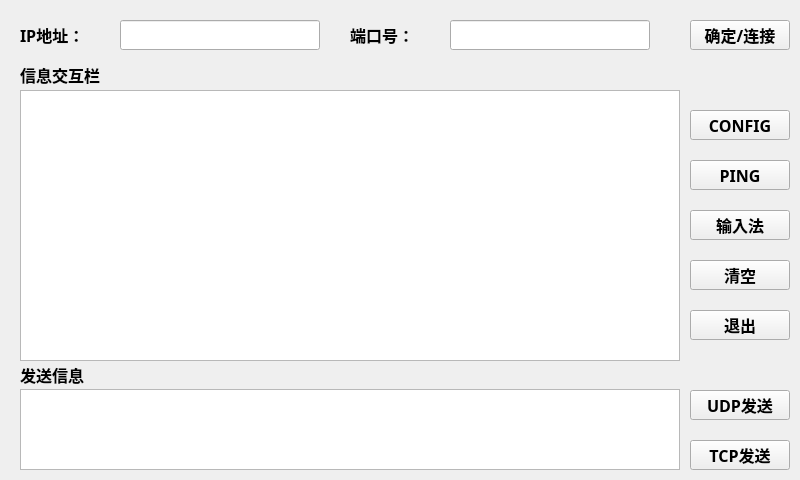
<?xml version="1.0" encoding="UTF-8"?>
<ui version="4.0">
 <class>Widget</class>
 <widget class="QWidget" name="Widget">
  <property name="geometry">
   <rect>
    <x>0</x>
    <y>0</y>
    <width>800</width>
    <height>480</height>
   </rect>
  </property>
  <property name="windowTitle">
   <string>Widget</string>
  </property>
  <widget class="QTextEdit" name="getTextEdit">
   <property name="enabled">
    <bool>true</bool>
   </property>
   <property name="geometry">
    <rect>
     <x>20</x>
     <y>90</y>
     <width>660</width>
     <height>271</height>
    </rect>
   </property>
   <property name="font">
    <font>
     <family>微软雅黑</family>
     <pointsize>12</pointsize>
     <weight>50</weight>
     <bold>false</bold>
    </font>
   </property>
   <property name="verticalScrollBarPolicy">
    <enum>Qt::ScrollBarAlwaysOff</enum>
   </property>
   <property name="readOnly">
    <bool>true</bool>
   </property>
  </widget>
  <widget class="QLabel" name="label">
   <property name="geometry">
    <rect>
     <x>20</x>
     <y>60</y>
     <width>100</width>
     <height>30</height>
    </rect>
   </property>
   <property name="sizePolicy">
    <sizepolicy hsizetype="Maximum" vsizetype="Maximum">
     <horstretch>100</horstretch>
     <verstretch>30</verstretch>
    </sizepolicy>
   </property>
   <property name="maximumSize">
    <size>
     <width>100</width>
     <height>30</height>
    </size>
   </property>
   <property name="font">
    <font>
     <family>微软雅黑</family>
     <pointsize>12</pointsize>
     <weight>75</weight>
     <bold>true</bold>
    </font>
   </property>
   <property name="text">
    <string>信息交互栏</string>
   </property>
  </widget>
  <widget class="QPushButton" name="udpSendButton">
   <property name="geometry">
    <rect>
     <x>690</x>
     <y>390</y>
     <width>100</width>
     <height>30</height>
    </rect>
   </property>
   <property name="sizePolicy">
    <sizepolicy hsizetype="Maximum" vsizetype="Maximum">
     <horstretch>100</horstretch>
     <verstretch>40</verstretch>
    </sizepolicy>
   </property>
   <property name="maximumSize">
    <size>
     <width>100</width>
     <height>30</height>
    </size>
   </property>
   <property name="font">
    <font>
     <family>微软雅黑</family>
     <pointsize>12</pointsize>
     <weight>75</weight>
     <bold>true</bold>
    </font>
   </property>
   <property name="text">
    <string>UDP发送</string>
   </property>
  </widget>
  <widget class="QPushButton" name="tcpSendButton">
   <property name="geometry">
    <rect>
     <x>690</x>
     <y>440</y>
     <width>100</width>
     <height>30</height>
    </rect>
   </property>
   <property name="sizePolicy">
    <sizepolicy hsizetype="Maximum" vsizetype="Maximum">
     <horstretch>100</horstretch>
     <verstretch>40</verstretch>
    </sizepolicy>
   </property>
   <property name="maximumSize">
    <size>
     <width>100</width>
     <height>30</height>
    </size>
   </property>
   <property name="font">
    <font>
     <family>微软雅黑</family>
     <pointsize>12</pointsize>
     <weight>75</weight>
     <bold>true</bold>
    </font>
   </property>
   <property name="text">
    <string>TCP发送</string>
   </property>
  </widget>
  <widget class="QLabel" name="label_2">
   <property name="geometry">
    <rect>
     <x>20</x>
     <y>360</y>
     <width>100</width>
     <height>30</height>
    </rect>
   </property>
   <property name="sizePolicy">
    <sizepolicy hsizetype="Maximum" vsizetype="Maximum">
     <horstretch>100</horstretch>
     <verstretch>30</verstretch>
    </sizepolicy>
   </property>
   <property name="maximumSize">
    <size>
     <width>100</width>
     <height>30</height>
    </size>
   </property>
   <property name="font">
    <font>
     <family>微软雅黑</family>
     <pointsize>12</pointsize>
     <weight>75</weight>
     <bold>true</bold>
    </font>
   </property>
   <property name="text">
    <string>发送信息</string>
   </property>
  </widget>
  <widget class="QTextEdit" name="sendTextEdit">
   <property name="geometry">
    <rect>
     <x>20</x>
     <y>389</y>
     <width>660</width>
     <height>81</height>
    </rect>
   </property>
   <property name="font">
    <font>
     <family>微软雅黑</family>
     <pointsize>12</pointsize>
     <weight>50</weight>
     <bold>false</bold>
    </font>
   </property>
  </widget>
  <widget class="QPushButton" name="clearButton">
   <property name="geometry">
    <rect>
     <x>690</x>
     <y>260</y>
     <width>100</width>
     <height>30</height>
    </rect>
   </property>
   <property name="sizePolicy">
    <sizepolicy hsizetype="Maximum" vsizetype="Maximum">
     <horstretch>100</horstretch>
     <verstretch>40</verstretch>
    </sizepolicy>
   </property>
   <property name="maximumSize">
    <size>
     <width>100</width>
     <height>30</height>
    </size>
   </property>
   <property name="font">
    <font>
     <family>微软雅黑</family>
     <pointsize>12</pointsize>
     <weight>75</weight>
     <bold>true</bold>
    </font>
   </property>
   <property name="text">
    <string>清空</string>
   </property>
  </widget>
  <widget class="QPushButton" name="exitButton">
   <property name="geometry">
    <rect>
     <x>690</x>
     <y>310</y>
     <width>100</width>
     <height>30</height>
    </rect>
   </property>
   <property name="sizePolicy">
    <sizepolicy hsizetype="Maximum" vsizetype="Maximum">
     <horstretch>100</horstretch>
     <verstretch>40</verstretch>
    </sizepolicy>
   </property>
   <property name="maximumSize">
    <size>
     <width>100</width>
     <height>30</height>
    </size>
   </property>
   <property name="font">
    <font>
     <family>微软雅黑</family>
     <pointsize>12</pointsize>
     <weight>75</weight>
     <bold>true</bold>
    </font>
   </property>
   <property name="text">
    <string>退出</string>
   </property>
  </widget>
  <widget class="QPushButton" name="configButtion">
   <property name="geometry">
    <rect>
     <x>690</x>
     <y>110</y>
     <width>100</width>
     <height>30</height>
    </rect>
   </property>
   <property name="sizePolicy">
    <sizepolicy hsizetype="Maximum" vsizetype="Maximum">
     <horstretch>100</horstretch>
     <verstretch>40</verstretch>
    </sizepolicy>
   </property>
   <property name="maximumSize">
    <size>
     <width>100</width>
     <height>30</height>
    </size>
   </property>
   <property name="font">
    <font>
     <family>微软雅黑</family>
     <pointsize>12</pointsize>
     <weight>75</weight>
     <bold>true</bold>
    </font>
   </property>
   <property name="text">
    <string>CONFIG</string>
   </property>
  </widget>
  <widget class="QPushButton" name="pingButtion">
   <property name="geometry">
    <rect>
     <x>690</x>
     <y>160</y>
     <width>100</width>
     <height>30</height>
    </rect>
   </property>
   <property name="sizePolicy">
    <sizepolicy hsizetype="Maximum" vsizetype="Maximum">
     <horstretch>100</horstretch>
     <verstretch>40</verstretch>
    </sizepolicy>
   </property>
   <property name="maximumSize">
    <size>
     <width>100</width>
     <height>30</height>
    </size>
   </property>
   <property name="font">
    <font>
     <family>微软雅黑</family>
     <pointsize>12</pointsize>
     <weight>75</weight>
     <bold>true</bold>
    </font>
   </property>
   <property name="text">
    <string>PING</string>
   </property>
  </widget>
  <widget class="QPushButton" name="T9inputButton">
   <property name="geometry">
    <rect>
     <x>690</x>
     <y>210</y>
     <width>100</width>
     <height>30</height>
    </rect>
   </property>
   <property name="sizePolicy">
    <sizepolicy hsizetype="Maximum" vsizetype="Maximum">
     <horstretch>100</horstretch>
     <verstretch>40</verstretch>
    </sizepolicy>
   </property>
   <property name="maximumSize">
    <size>
     <width>100</width>
     <height>30</height>
    </size>
   </property>
   <property name="font">
    <font>
     <family>微软雅黑</family>
     <pointsize>12</pointsize>
     <weight>75</weight>
     <bold>true</bold>
    </font>
   </property>
   <property name="text">
    <string>输入法</string>
   </property>
  </widget>
  <widget class="QPushButton" name="configButton">
   <property name="geometry">
    <rect>
     <x>690</x>
     <y>20</y>
     <width>100</width>
     <height>30</height>
    </rect>
   </property>
   <property name="sizePolicy">
    <sizepolicy hsizetype="Maximum" vsizetype="Maximum">
     <horstretch>100</horstretch>
     <verstretch>40</verstretch>
    </sizepolicy>
   </property>
   <property name="maximumSize">
    <size>
     <width>100</width>
     <height>30</height>
    </size>
   </property>
   <property name="font">
    <font>
     <family>微软雅黑</family>
     <pointsize>12</pointsize>
     <weight>75</weight>
     <bold>true</bold>
    </font>
   </property>
   <property name="text">
    <string>确定/连接</string>
   </property>
  </widget>
  <widget class="QLabel" name="label_3">
   <property name="geometry">
    <rect>
     <x>20</x>
     <y>20</y>
     <width>100</width>
     <height>30</height>
    </rect>
   </property>
   <property name="sizePolicy">
    <sizepolicy hsizetype="Maximum" vsizetype="Maximum">
     <horstretch>100</horstretch>
     <verstretch>29</verstretch>
    </sizepolicy>
   </property>
   <property name="maximumSize">
    <size>
     <width>100</width>
     <height>30</height>
    </size>
   </property>
   <property name="font">
    <font>
     <family>微软雅黑</family>
     <pointsize>12</pointsize>
     <weight>75</weight>
     <bold>true</bold>
    </font>
   </property>
   <property name="layoutDirection">
    <enum>Qt::LeftToRight</enum>
   </property>
   <property name="text">
    <string>IP地址：</string>
   </property>
  </widget>
  <widget class="QLineEdit" name="ipEdit">
   <property name="geometry">
    <rect>
     <x>120</x>
     <y>20</y>
     <width>200</width>
     <height>30</height>
    </rect>
   </property>
   <property name="sizePolicy">
    <sizepolicy hsizetype="Maximum" vsizetype="Maximum">
     <horstretch>200</horstretch>
     <verstretch>30</verstretch>
    </sizepolicy>
   </property>
   <property name="maximumSize">
    <size>
     <width>200</width>
     <height>30</height>
    </size>
   </property>
   <property name="font">
    <font>
     <family>微软雅黑</family>
     <pointsize>12</pointsize>
     <weight>50</weight>
     <bold>false</bold>
    </font>
   </property>
  </widget>
  <widget class="QLineEdit" name="portEdit">
   <property name="geometry">
    <rect>
     <x>450</x>
     <y>20</y>
     <width>200</width>
     <height>30</height>
    </rect>
   </property>
   <property name="sizePolicy">
    <sizepolicy hsizetype="Maximum" vsizetype="Maximum">
     <horstretch>200</horstretch>
     <verstretch>30</verstretch>
    </sizepolicy>
   </property>
   <property name="maximumSize">
    <size>
     <width>200</width>
     <height>30</height>
    </size>
   </property>
   <property name="font">
    <font>
     <family>微软雅黑</family>
     <pointsize>12</pointsize>
     <weight>50</weight>
     <bold>false</bold>
    </font>
   </property>
  </widget>
  <widget class="QLabel" name="label_4">
   <property name="geometry">
    <rect>
     <x>350</x>
     <y>20</y>
     <width>100</width>
     <height>30</height>
    </rect>
   </property>
   <property name="sizePolicy">
    <sizepolicy hsizetype="Maximum" vsizetype="Maximum">
     <horstretch>100</horstretch>
     <verstretch>29</verstretch>
    </sizepolicy>
   </property>
   <property name="maximumSize">
    <size>
     <width>100</width>
     <height>30</height>
    </size>
   </property>
   <property name="font">
    <font>
     <family>微软雅黑</family>
     <pointsize>12</pointsize>
     <weight>75</weight>
     <bold>true</bold>
    </font>
   </property>
   <property name="layoutDirection">
    <enum>Qt::LeftToRight</enum>
   </property>
   <property name="text">
    <string>端口号：</string>
   </property>
  </widget>
 </widget>
 <layoutdefault spacing="6" margin="11"/>
 <resources/>
 <connections/>
</ui>
